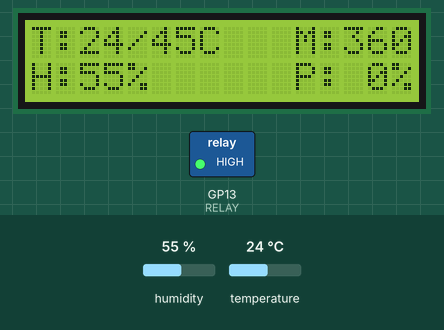
Bench run of a program on a simulated Raspberry Pi Pico running MicroPython. On the bench: 16×2 character LCD, switched loads named in the program (green lamp = pin HIGH). Inputs (shaded band) come from the test bench; at power-on: humidity 55 %, temperature 24 °C. The clock reads 2024-03-15 10:24:30 at power-on unless the program sets it; library files of the repository ran but are not shown: lcd_api.py, pico_i2c_lcd.py.

Above: at 1.6 s.
1.7 s: humidity set to 68 %
At 3.6 s:
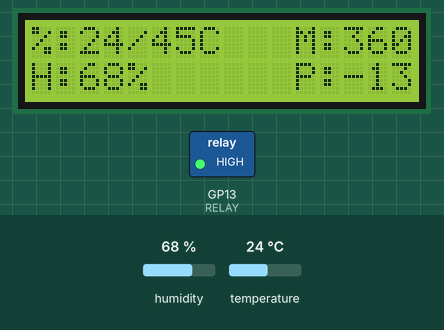
3.9 s: temperature set to 12 °C
At 5.5 s:
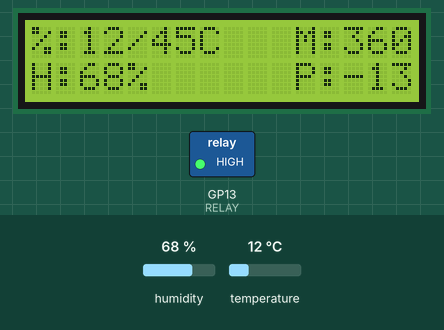
6.2 s: humidity set to 22 %
At 7.3 s:
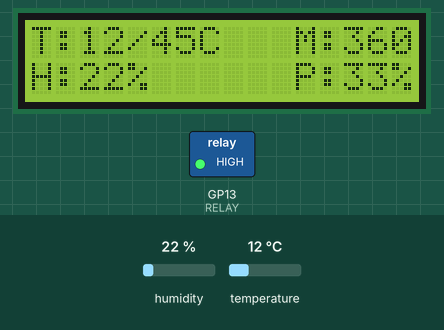
8.4 s: temperature set to 19 °C
At 10.2 s:
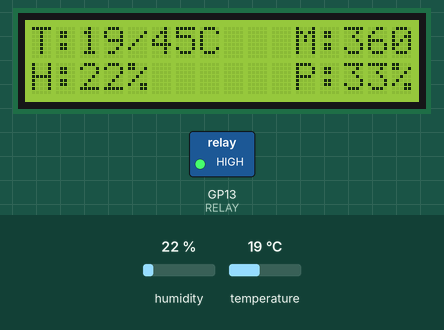
Timing chart, 0 to 11.7 s (numbered marks = the images above; inputs shaded):
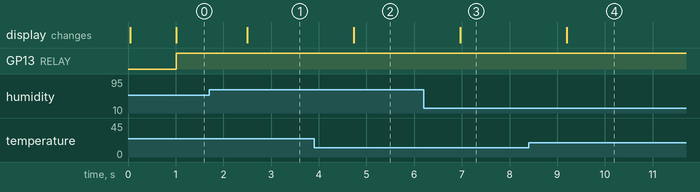

The program:

main.py
```python
import time
from machine import I2C, Pin
from lcd_api import LcdApi
from pico_i2c_lcd import I2cLcd
from DHT22 import DHT22

# Configure manually how much degree should be targeted in degree celcius
TARGET_TEMP = 45
# Configure manually how long a filament should be dried
HEAT_TIMER_MINUTES = 360

# LCD configs
I2C_ADDR     = 39
I2C_NUM_ROWS = 2
I2C_NUM_COLS = 16

i2c = I2C(0, sda=machine.Pin(0), scl=machine.Pin(1), freq=400000)
lcd = I2cLcd(i2c, I2C_ADDR, I2C_NUM_ROWS, I2C_NUM_COLS)

# Temp. sensor configs
dht22=DHT22(Pin(15,Pin.IN,Pin.PULL_UP))#sensor connected GPIO 15 pin

# Relay to control the heat
RELAY = Pin(13, Pin.OUT)

# Helper used for adding spaces in front of a str
def rjust(context, length):
    return ' ' * max(0, length - len(context)) + context


def update_display(target_temp, current_temp, current_humid, start_humid, minutes_passed):
    #lcd.clear()
    # If you want that time sticks to 0 once time is up:
    #if minutes_passed > HEAT_TIMER_MINUTES:
    #    minutes_passed = HEAT_TIMER_MINUTES
    lcd.move_to(0,0)
    lcd.putstr("T:" + str(int(current_temp)) + "/" + str(target_temp) + "C")
    lcd.move_to(10,0)
    lcd.putstr(" M:" + rjust(str(HEAT_TIMER_MINUTES - int(minutes_passed)), 3))
    lcd.move_to(0,1)
    lcd.putstr("H:" + rjust(str(int(current_humid)),2) + "%")
    lcd.move_to(11,1)
    lcd.putstr("P:" + rjust(str(int(start_humid-current_humid)),2) + "%")

def activate_relay(relay):
    relay.value(1)

def deactivate_relay(relay):
    relay.value(0)

T, start_humid = dht22.read()
start_time = time.time()
while True:
    time.sleep(0.5)
    T, H = dht22.read()
    minutes_passed = (time.time() - start_time) / 60
    update_display(target_temp=TARGET_TEMP, current_temp=T, current_humid=H, start_humid=start_humid, minutes_passed=minutes_passed)
    # Check if relay and therefore heating needs to be activated
    if T < TARGET_TEMP and minutes_passed < HEAT_TIMER_MINUTES:
        activate_relay(RELAY)
    else:
        deactivate_relay(RELAY)
```

Measured:
- after the input at 1.7 s, the display: changes after 0.80 s (image 1)
- after the input at 3.9 s, the display: changes after 0.83 s (image 2)
- after the input at 6.2 s, the display: changes after 0.77 s (image 3)
- after the input at 8.4 s, the display: changes after 0.80 s (image 4)
